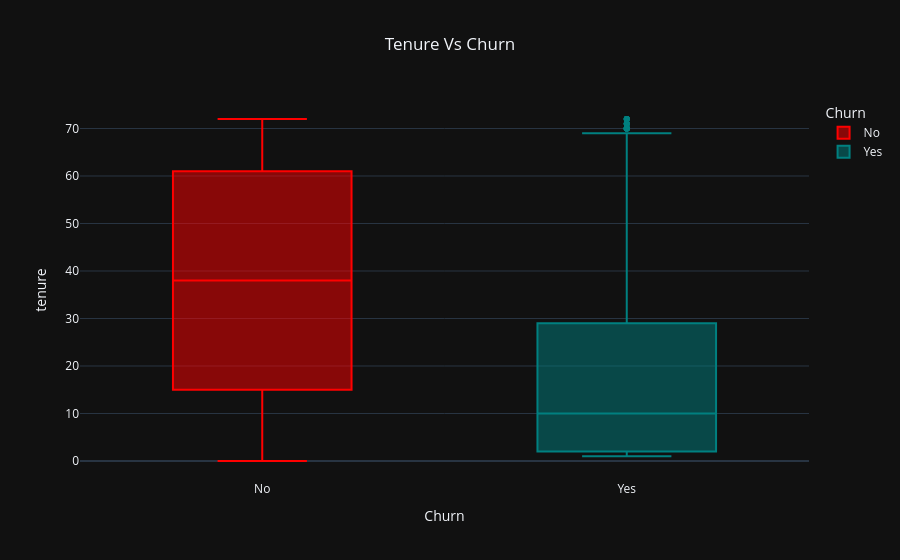

The cell this chart's notebook holds for it:
### Code cell
#Tenure vs Churn
fig=px.box(df,
           x='Churn',
           y='tenure',
           color='Churn',
           title='Tenure Vs Churn',
           color_discrete_map={'Yes':'teal','No':'red'}
           )
           
fig.update_layout(title_x=0.5)

### Figure 1 — Plotly figure (JSON) as saved in the notebook; plotly's stock layout.template omitted (floating-point values rounded to 4 significant figures; data arrays with more than 128 entries replaced by an {"elided": "..."} marker saying what was removed)
{"data": [{"alignmentgroup": "True", "hovertemplate": "Churn=%{x}<br>tenure=%{y}<extra></extra>", "legendgroup": "No", "marker": {"color": "red"}, "name": "No", "notched": false, "offsetgroup": "No", "orientation": "v", "showlegend": true, "type": "box", "x": {"elided": "5174 str values"}, "x0": " ", "xaxis": "x", "y": {"elided": "5174 int values"}, "y0": " ", "yaxis": "y"}, {"alignmentgroup": "True", "hovertemplate": "Churn=%{x}<br>tenure=%{y}<extra></extra>", "legendgroup": "Yes", "marker": {"color": "teal"}, "name": "Yes", "notched": false, "offsetgroup": "Yes", "orientation": "v", "showlegend": true, "type": "box", "x": {"elided": "1869 str values"}, "x0": " ", "xaxis": "x", "y": {"elided": "1869 int values"}, "y0": " ", "yaxis": "y"}], "layout": {"boxmode": "overlay", "legend": {"title": {"text": "Churn"}, "tracegroupgap": 0}, "title": {"text": "Tenure Vs Churn", "x": 0.5}, "xaxis": {"anchor": "y", "categoryarray": ["No", "Yes"], "categoryorder": "array", "domain": [0, 1], "title": {"text": "Churn"}}, "yaxis": {"anchor": "x", "domain": [0, 1], "title": {"text": "tenure"}}}}
